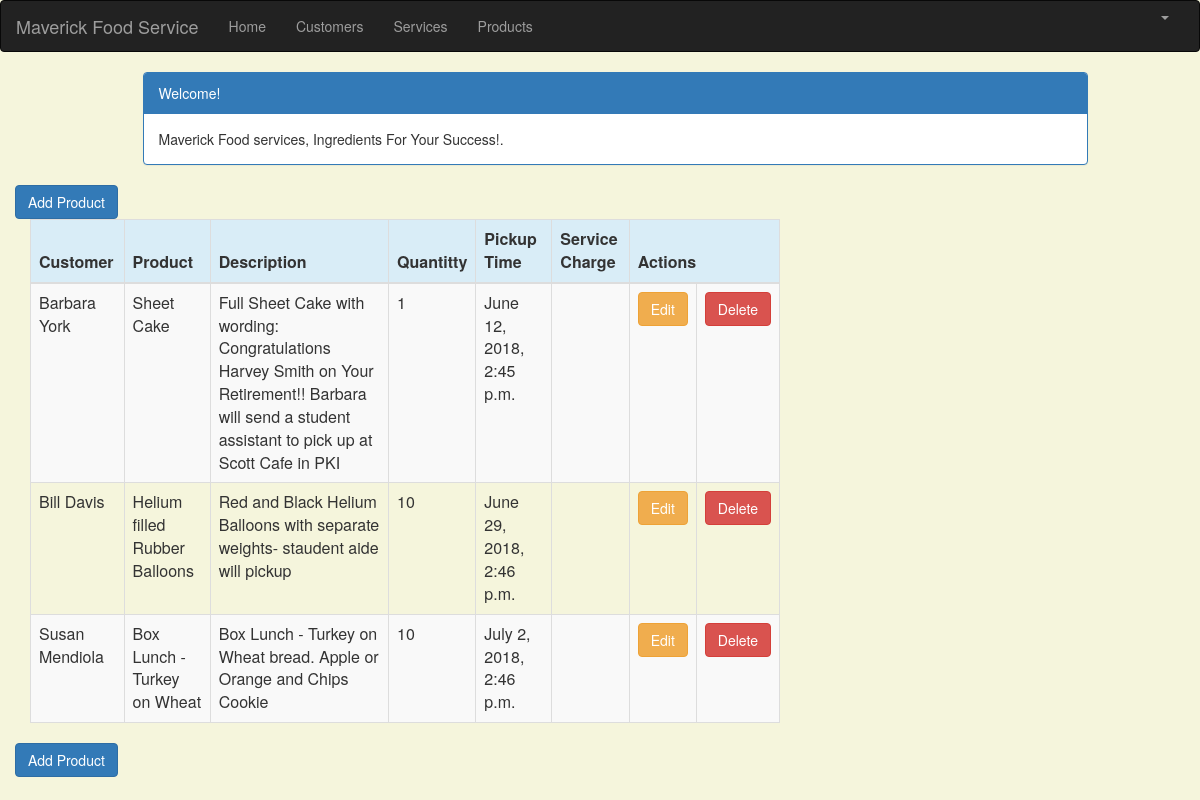
The page /product_list (signed in) on the database its author committed.
### crm/models.py (models this page shows, shortened)
class Product(models.Model):
    cust_name = models.ForeignKey(Customer, on_delete=models.CASCADE, related_name='products')
    product = models.CharField(max_length=100)
    p_description = models.TextField()
    quantity = models.IntegerField()
    pickup_time = models.DateTimeField(
        default=timezone.now)
    charge = models.DecimalField(max_digits=10, decimal_places=2)
    created_date = models.DateTimeField(
        default=timezone.now)
    updated_date = models.DateTimeField(auto_now_add=True)

class Customer(models.Model):
    cust_name = models.CharField(max_length=50)
    organization = models.CharField(max_length=100, blank=True)
    role = models.CharField(max_length=100)
    email = models.EmailField(max_length=100)
    bldgroom = models.CharField(max_length=100)
    address = models.CharField(max_length=200)
    account_number = models.IntegerField(blank=False, null=False)
    city = models.CharField(max_length=50)
    state = models.CharField(max_length=50)
    zipcode = models.CharField(max_length=10)
    phone_number = models.CharField(max_length=50)
    created_date = models.DateTimeField(
        default=timezone.now)
    updated_date = models.DateTimeField(auto_now_add=True)
    def __str__(self):
        return str(self.cust_name)

### crm/views.py (the view)
# urls.py: path('product_list', views.product_list, name='product_list'),
@login_required
def product_list(request):
    products = Product.objects.filter(created_date__lte=timezone.now())
    return render(request, 'crm/product_list.html', {'products': products})

### crm/templates/crm/product_list.html (shortened to what this page needs)
{% extends 'crm/base.html' %}
{% block content %}
    <html>
    <head>
        <link rel="stylesheet" href="https://maxcdn.bootstrapcdn.com/bootstrap/3.3.4/css/bootstrap.min.css">
    </head>
    <body>
    <div class="container">
        <div class="row">
            <div class="col-md-10 col-md-offset-1">
                <div class="panel panel-primary">
                    <div class="panel-heading">Welcome!</div>
                    <div class="panel-body">
                        Maverick Food services, Ingredients For Your Success!.
                    </div>
                </div>
            </div>
        </div>
    </div>
    <div class="row">
        <a href="{% url 'crm:product_new' %}" class="row"><span
                   class="btn btn-primary">Add Product</span></a>
    </div>
    <div>
        <table class="table table-striped table-bordered table-hover">
            <thead>
            <tr class="bg-info">
                <th>Customer</th>
                <th>Product</th>
                <th>Description</th>
                <th>Quantitty</th>
                <th>Pickup Time</th>
                <th>Service Charge</th>
                <th colspan="3">Actions</th>
            </tr>
            </thead>
            <tbody>
            {% for product in products %}
                <tr>
                    <td>{{ product.cust_name }}</td>
                    <td>{{ product.product }}</td>
                    <td>{{ product.p_description }}</td>
                    <td>{{ product.quantity }}</td>
                    <td>{{ product.pickup_time }}</td>
                    <td>{{ service.charge }}</td>
                    <td><a href="{% url 'crm:product_edit' pk=product.pk %}"
                        class="btn btn-warning">Edit</a>
                    </td>
                    <td><a href="{% url 'crm:product_delete' pk=product.pk %}"
                        onclick="return confirm('Are you sure you want to delete?')"
                        class="btn btn-danger">Delete</a>
                </td>
                </tr>
            {% endfor %}
            </tbody>
        </table>
     <div class="row">
            <a href=""><span
                    class="btn btn-primary">Add Product</span></a>
        </div>
    </div>
    </body>
    </html>
{% endblock %}

### crm/templates/crm/product_list.html (style rules this page uses)
body { background-color: beige; }

### rows shown on the page
Product: cust_name "Barbara York", product "Sheet Cake", p_description "Full Sheet Cake with wording: Congratulations Harvey Smith on Your Retirement!! Barbara will send a student assistant to pick up at Scott Cafe in PKI", quantity "1", pickup_time "June 12, 2018, 2:45 p.m."
Product: cust_name "Bill Davis", product "Helium filled Rubber Balloons", p_description "Red and Black Helium Balloons with separate weights- staudent aide will pickup", quantity "10", pickup_time "June 29, 2018, 2:46 p.m."
Product: cust_name "Susan Mendiola", product "Box Lunch - Turkey on Wheat", p_description "Box Lunch - Turkey on Wheat bread. Apple or Orange and Chips Cookie", quantity "10", pickup_time "July 2, 2018, 2:46 p.m."
